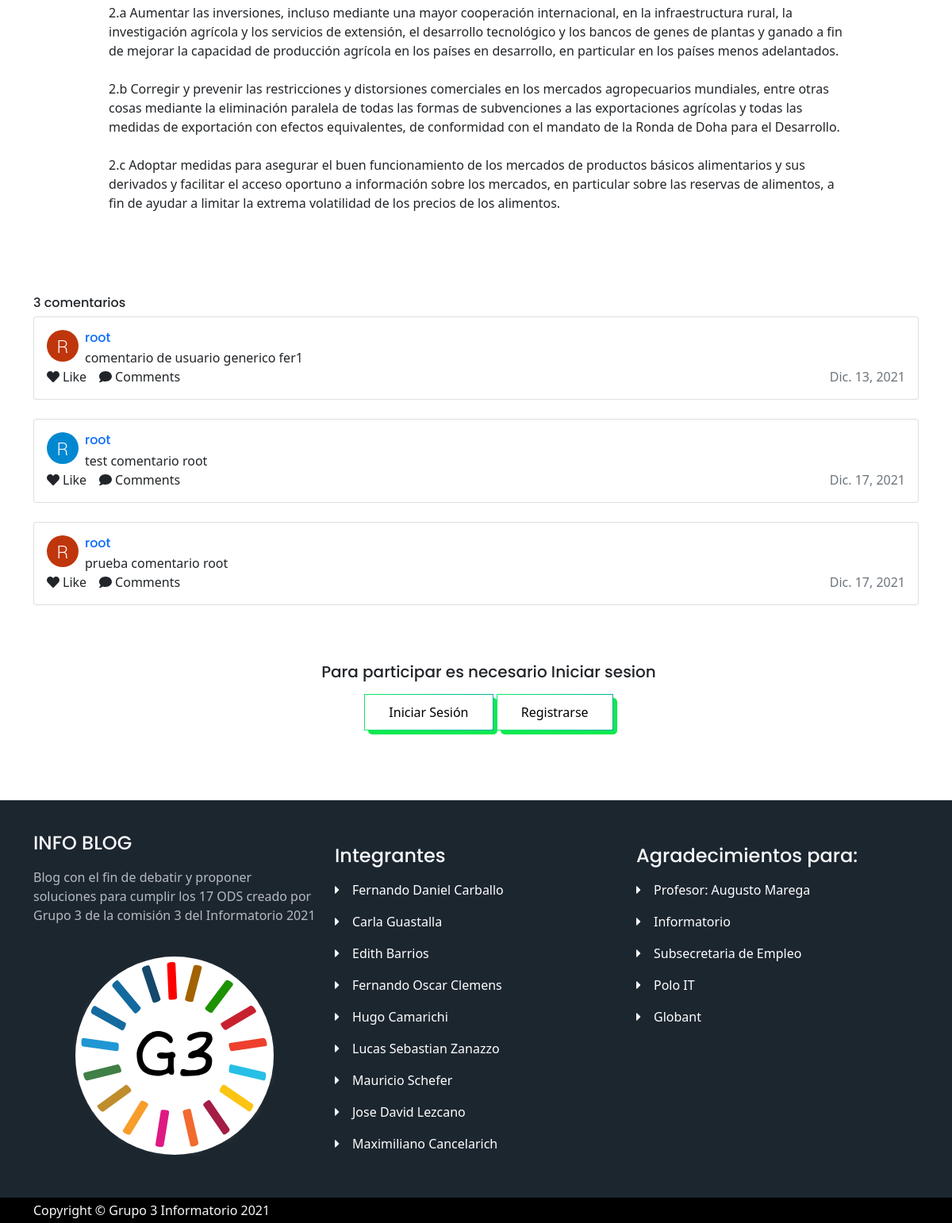
/post/1/ (lower part), run on an earlier commit of the app's database.
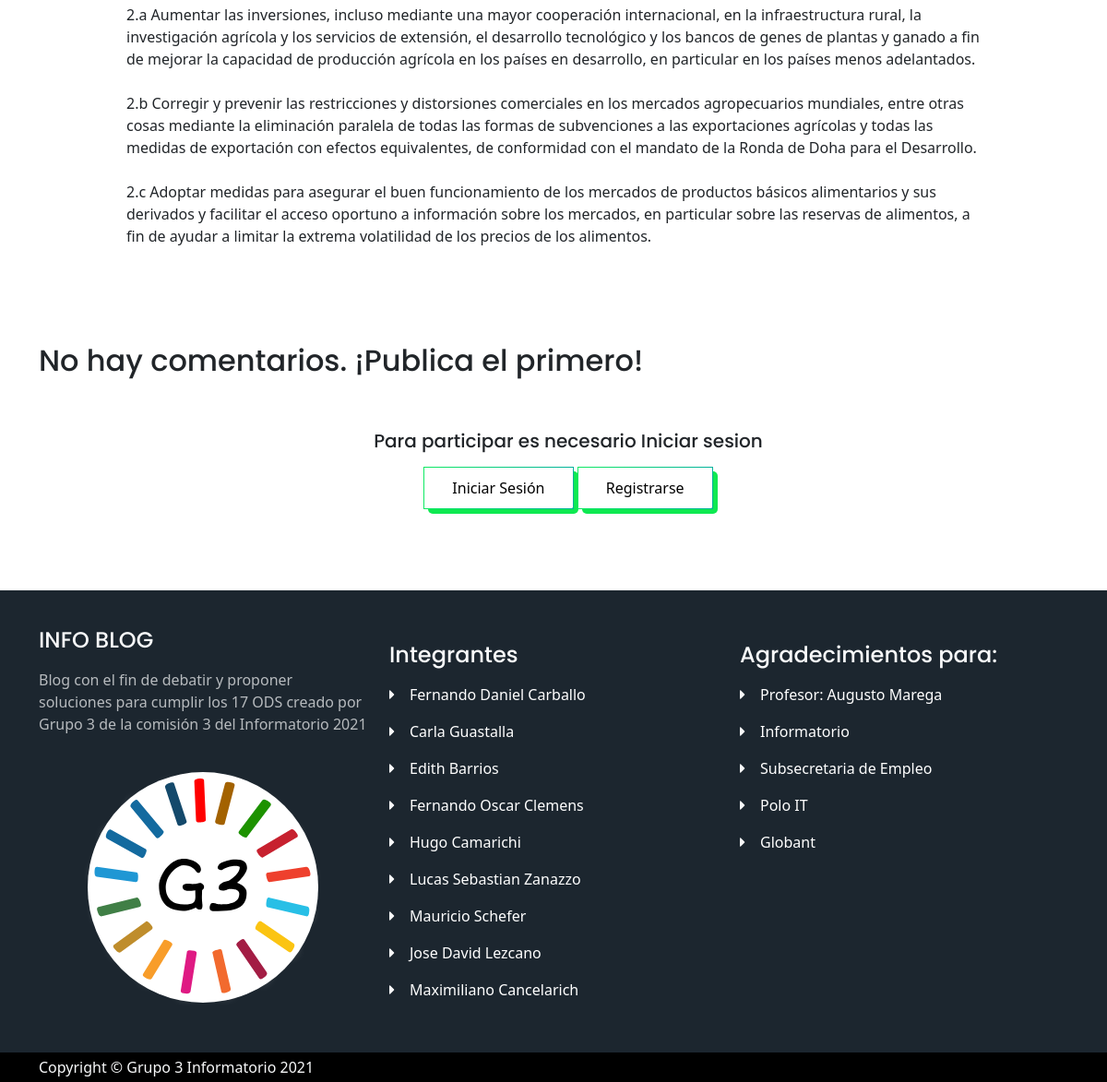
And on a later commit of the database.
### app/post/models.py (models this page shows, shortened)
class Post(models.Model):
    def user_directory_path(instance, filename: str):
        '''Toma: Una instancia del Post y el nombre de la imagen que se asigna al post.
        Devuelve: Un string con el directorio donde va a ser guardada la imagen.
        Usada en: El kwarg "upload_to" del atributo "img" del post.
        El kwarg "upload_to" le indica a Django dónde será guardada la imagen que le asignemos al post,
        así puede crear automáticamente esta carpeta y mover ahí el archivo en cuestión.'''
        return f"post/{instance.id}/{filename}"
    titulo = models.CharField('Título',
                              max_length=150,
                              null=False,
                              blank=False)
    fecha_creacion = models.DateField('Fecha de creación',
                                      auto_now=False,
                                      auto_now_add=True)
    descripcion = models.CharField('Descripción',
                                    max_length=255,
                                    null=False,
                                    blank=False)
    slug = models.SlugField('Slug',
                            max_length=100,
                            null=False,
                            blank=False)
    cuerpo = RichTextField('Cuerpo',
                              null=False,
                              blank=False, default="")
    img = models.ImageField(upload_to=user_directory_path, default="post/infoblog-logo.png")
    estado = models.BooleanField('Publicado/No publicado', default=True)
    categoria = models.ForeignKey(Categoria, on_delete=models.SET(0))
    destacado = models.BooleanField("Destacar", default=False)
    numero_visitas = models.IntegerField(default=0, editable=False)
    numero_comentarios = models.IntegerField(default=0, editable=False)
    class Meta:
        ordering = ('fecha_creacion', )

### app/comentarios/models.py (models this page shows, shortened)
class Comentarios(models.Model):
    post_id = models.ForeignKey(Post, on_delete=models.CASCADE, related_name="comentarios")
    autor   = models.ForeignKey(User, on_delete=models.CASCADE)
    fecha   = models.DateField('Fecha de Creación',
                             auto_now=False,
                             auto_now_add=True)
    cuerpo  = models.TextField('Cuerpo', max_length=255)
    estado  = models.BooleanField(default=True)
    class Meta:
        ordering = ('fecha', )
    def obtener_imagen(self):
        try:
            letra = self.autor.username[0].upper()
        except AttributeError:
            letra = self.autor.username[0]
        num = random.choice((0,1))
        return f"{letra}_{num}.png"

### app/post/views.py (the view)
# urls.py: path('post/<slug:post>/', views.vista_post, name="vista_post"),
@temporizar
def vista_post(request, post: str):
    objeto_post = get_object_or_404(Post, slug=post)
    comentarios = objeto_post.comentarios.filter(estado= True)
    objeto_post.numero_visitas = objeto_post.numero_visitas + 1
    objeto_post.save()
    comentario_nuevo = None
    if request.method == "POST":
        form_comentario= FormComentario(request.POST)
        if form_comentario.is_valid():
            comentario_nuevo = form_comentario.save(commit=False)
            comentario_nuevo.post_id = objeto_post
            comentario_nuevo.autor = User.objects.filter(username = request.user.username)[0]
            comentario_nuevo.save()
            objeto_post.numero_comentarios = objeto_post.numero_comentarios + 1
            objeto_post.save()
            return HttpResponseRedirect("/post/"+objeto_post.slug)
    else:
        form_comentario = FormComentario()
    contexto={
        "post": objeto_post,
        "comentarios": comentarios,
        "comentario": comentario_nuevo,
        "forma_comentario": form_comentario
    }
    return render(request, 'post/post_simple.html', context=contexto)

### app/categoria/models.py (called while the page is built)
    def __str__(self) -> str:
        return self.nombre

### app/utils/context_processors.py (called while the page is built)
def obtener_post_destacado(request):
    from app.post.models import Post
    contexto={
        "post_destacado": Post.objects.all().filter(estado = True, destacado = True)[0]
    }
    return contexto

def obtener_categorias(request):
    from app.categoria.models import Categoria
    contexto = {
        "categorias": Categoria.objects.all().filter(estado=True).order_by('nombre')
    }
    return contexto

### app/utils/utils.py (called while the page is built)
def temporizar(func):
    @wraps(func)
    def wrapper_timer(*args, **kwargs):
        tiempo_comienzo = time.perf_counter()
        valor = func(*args, **kwargs)
        tiempo_final = time.perf_counter()
        tiempo_total = tiempo_final - tiempo_comienzo
        logging.info(f"Función {func.__name__!r} corrió en {tiempo_total:.4f} segundos.")
        return valor
    return wrapper_timer

### BlogInfoBase/templates/post/post_simple.html (shortened to what this page needs)
{%extends 'base/base.html'%}
{% load static %}
{%block contenido%}
<div class="ex-basic-1 pt-4 pb-5" data-aos="zoom-in">
    <div class="container">
        <div class="row">
            <div class="col-xl-10 offset-xl-1" style="word-break: break-word;">
                {{post.cuerpo|safe|linebreaks}}
            </div>
        </div>
    </div>
</div>
<div oncontextmenu='return false' class='snippet-body pt-5'>
    <div class="container mt-2 mb-2"  data-aos="zoom-in">
        <div class="row d-flex justify-content-center">
            <div class="col">
                <div class="text-left">
                    {%with comentarios.count as total_comments%}
                    {% if total_comments != 0 %}
                    <h6>{{total_comments}} comentario{{ total_comments|pluralize }}</h6>
                </div>
                {%else%}
                <h2>
                    No hay comentarios. ¡Publica el primero!
                </h2>
                {% endif %}
                {%endwith%}
                {%for comentario in comentarios%}
                <div class="card p-3 mb-4" data-aos="zoom-in">
                    <div class="d-flex flex-row"> <img src="{% get_media_prefix %}/users/{{comentario.obtener_imagen}}"
                            height="40" width="40" class="rounded-circle">
                        <div class="d-flex flex-column ms-2">
                            <h6 class="mb-1 text-primary">{{ comentario.autor }}</h6>
                            <p class="comment-text" style="word-break: break-word;">{{comentario.cuerpo | safe}}</p>
                        </div>
                    </div>
                    <div class="d-flex justify-content-between">
                        <div class="d-flex flex-row gap-3 align-items-center"  data-aos="zoom-in">
                            <div class="d-flex align-items-center"> <i class="fa fa-heart"></i> <span
                                    class="ms-1 fs-10">Like</span> </div>
                            <div class="d-flex align-items-center"> <i class="fa fa-comment"></i> <span
                                    class="ms-1 fs-10">Comments</span> </div>
                        </div>
                        <div class="d-flex flex-row"> <span
                                class="text-muted fw-normal fs-12"  data-aos="zoom-in">{{comentario.fecha}}</span> </div>
                    </div>
                </div>
                {%endfor%}
            </div>
        </div>
    </div>
</div>
<div class="ex-basic-1 pt-4 pb-5">
    <div class="container"  data-aos="zoom-in">
        <div class="row">
            <div class="col-xl-10 offset-xl-1" style="word-break: break-word;">
                {% if user.is_authenticated %}
                <form id="FormaComentario" method="post">
                    {{forma_comentario.as_p}}
                    {% csrf_token %}
                    <button type="submit" class="btn btn-tertiary my-2 btn-lg btn-block">Agregar comentario</button>
                </form>
                {% else %}
                <div class="container text-center m-3">
                    <div class="align-items-center">
                        <h5> Para participar es necesario Iniciar sesion </h5>
                        <a class="btn btn-tertiary my-2" aria-current="page" href="{% url 'login' %}">Iniciar Sesión</a>
                        <a class="btn btn-tertiary my-2" aria-current="page" href="{% url 'registro' %}">Registrarse</a>
                    </div>
                </div>
                {% endif %}
            </div>
        </div>
    </div>
</div>
{%endblock%}

### BlogInfoBase/templates/base/base.html (shortened to what this page needs)
{%load static%}
<!DOCTYPE html>
<html lang="es">
<head>
  <link href="{% static 'css/cssPosts/bootstrap.min.css' %}" rel="stylesheet">
  <link href="{% static 'css/cssPosts/fontawesome-all.min.css' %}" rel="stylesheet">
  <link href="{% static 'css/cssPosts/aos.min.css' %}" rel="stylesheet">
  <link href="{% static 'css/cssPosts/swiper.css' %}" rel="stylesheet">
  <link href="{% static 'css/cssPosts/style.css' %}" rel="stylesheet">
  <link rel="stylesheet" href="https://use.fontawesome.com/releases/v5.12.0/css/all.css">
</head>
<body>
  {%block contenido%}
  {%endblock%}
  {%include 'base/footer.html'%}
  <div class="bottom py-1 text-light">
    <div class="container d-flex justify-content-between">
      <div>
        <p>Copyright © Grupo 3 Informatorio 2021</p>
      </div>
    </div>
  </div>
</body>
</html>

### BlogInfoBase/templates/base/navbar.html (shortened to what this page needs)
{% load static %}

### BlogInfoBase/templates/base/footer.html
{%load static%}
<section class="footer text-light mt-3">
  <div class="container">
    <div class="row">
      <div class="col-lg-4 py-4 mt-3">
        <div class="d-flex align-items-center">
          <h4 class="">INFO BLOG</h4>
        </div>
        <p class="py-3 para-light">
          Blog con el fin de debatir y proponer soluciones para cumplir los 17
          ODS creado por Grupo 3 de la comisión 3 del Informatorio 2021
        </p>
        <div class="mt-4
            rounded-circle
            bg-white
            shadow-1-strong
            d-flex
            align-items-center
            justify-content-center
            mb-4
            mx-auto
          " style="width: 250px; height: 250px">
          <img src="/static/assets/img/grupo3.svg" height="260" alt=""
            loading="lazy" />
        </div>
      </div>
      <div class="col-lg-4 py-4 py-md-5">
        <div>
          <h4 class="py-2">Integrantes</h4>
          <div class="d-flex align-items-center py-2">
            <i class="fas fa-caret-right"></i>
            <a href="https://www.linkedin.com/in/fercarballo/
            " target="_blank">
              <p class="ms-3">Fernando Daniel Carballo</p>
            </a>
          </div>
          <div class="d-flex align-items-center py-2">
            <i class="fas fa-caret-right"></i>
            <a href="#">
              <p class="ms-3">Carla Guastalla</p>
            </a>
          </div>
          <div class="d-flex align-items-center py-2">
            <i class="fas fa-caret-right"></i>
            <a href="https://www.linkedin.com/in/edith-elisa-barrios-74b4b9139" target="_blank">
              <p class="ms-3">Edith Barrios</p>
            </a>
          </div>
          <div class="d-flex align-items-center py-2">
            <i class="fas fa-caret-right"></i>
            <a href="https://www.linkedin.com/in/foclemens/" target="_blank">
              <p class="ms-3">Fernando Oscar Clemens</p>
            </a>
          </div>
          <div class="d-flex align-items-center py-2">
            <i class="fas fa-caret-right"></i>
            <a href="#">
              <p class="ms-3">Hugo Camarichi</p>
            </a>
          </div>
          <div class="d-flex align-items-center py-2">
            <i class="fas fa-caret-right"></i>
            <a href="https://www.linkedin.com/in/lucas-zanazzo-6a8737187/" target="_blank">
              <p class="ms-3">Lucas Sebastian Zanazzo</p>
            </a>
          </div>
          <div class="d-flex align-items-center py-2">
            <i class="fas fa-caret-right"></i>
            <a href="https://www.linkedin.com/in/mauricio-schefer-25423b214" target="_blank">
              <p class="ms-3">Mauricio Schefer</p>
            </a>
          </div>
          <div class="d-flex align-items-center py-2">
            <i class="fas fa-caret-right"></i>
            <a href="#">
              <p class="ms-3">Jose David Lezcano</p>
            </a>
          </div>
          <div class="d-flex align-items-center py-2">
            <i class="fas fa-caret-right"></i>
            <a href="https://www.linkedin.com/in/maximiliano-adri%C3%A1n-cancelarich-393178214/" target="_blank">
              <p class="ms-3">Maximiliano Cancelarich</p>
            </a>
          </div>
        </div>
      </div>
      <div class="col-lg-4 py-4 py-md-5">
        <div>
          <h4 class="py-2">Agradecimientos para:</h4>
          <div class="d-flex align-items-center py-2">
            <i class="fas fa-caret-right"></i>
            <a href="https://www.linkedin.com/in/augusto-marega-2626571a7/" target="_blank">
              <p class="ms-3">Profesor: Augusto Marega</p>
            </a>
          </div>
          <div class="d-flex align-items-center py-2">
            <i class="fas fa-caret-right"></i>
            <a href="https://empleo.chaco.gob.ar/informatorio#/" target="_blank">
              <p class="ms-3">Informatorio</p>
            </a>
          </div>
          <div class="d-flex align-items-center py-2">
            <i class="fas fa-caret-right"></i>
            <a href="https://empleo.chaco.gob.ar/#/" target="_blank">
              <p class="ms-3">Subsecretaria de Empleo</p>
            </a>
          </div>
          <div class="d-flex align-items-center py-2">
            <i class="fas fa-caret-right"></i>
            <a href="https://poloitchaco.org.ar/" target="_blank">
              <p class="ms-3">Polo IT</p>
            </a>
          </div>
          <div class="d-flex align-items-center py-2">
            <i class="fas fa-caret-right"></i>
            <a href="https://www.globant.com/es" target="_blank">
              <p class="ms-3">Globant</p>
            </a>
          </div>
        </div>
      </div>
    </div>
  </div>
</section>

### BlogInfoBase/static/css/cssPosts/style.css (style rules this page uses)
:root { --primary: #1c262f; --primary-light: #212d37; --secondary: #0ee951; --tertiary: #00cc4e; --gradient: linear-gradient(to right, #0ee962, #02b19c); }
h1, h2, h3, h4, h5, h6 { font-family: "Poppins", sans-serif; }
p, ul, h4 { margin: 0; padding: 0; }
a { color: white; text-decoration: none; }
.services, .work, .contact, .testimonial, .footer { background-color: var(--primary); }
.bottom { background-color: black; }
.para-light { opacity: 0.7; }
.btn { color: white; border-radius: 0; border-width: 2px; padding: 10px 30px; border-image-slice: 1; background-image: none; background: transparent; border-image-source: var(--gradient); box-shadow: 5px 5px 0px 0px var(--secondary); }
.btn-tertiary { color: black; border-radius: 5px; border-width: 1px; padding: 10px 30px; border-image-slice: 1; background-image: none; background: transparent; }

What changed in the data, as far as the page shows it:
removed Comentarios: autor "root", cuerpo "comentario de usuario generico fer1", fecha "Dic. 13, 2021"
removed Comentarios: shows a picture, autor "root", cuerpo "test comentario root", fecha "Dic. 17, 2021"
removed Comentarios: autor "root", cuerpo "prueba comentario root", fecha "Dic. 17, 2021"
Also different on the page:
{{ total_comments }}: "3" → (not shown)
text no longer shown: "comentario"
text now shown: "No hay comentarios. ¡Publica el primero!"
